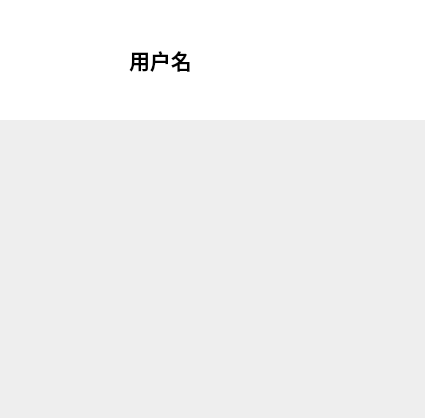
<?xml version="1.0" encoding="UTF-8"?>
<ui version="4.0">
 <class>MePage</class>
 <widget class="QWidget" name="MePage">
  <property name="geometry">
   <rect>
    <x>0</x>
    <y>0</y>
    <width>425</width>
    <height>418</height>
   </rect>
  </property>
  <property name="windowTitle">
   <string>个人主页</string>
  </property>
  <property name="styleSheet">
   <string notr="true">background-color:#eee;</string>
  </property>
  <layout class="QVBoxLayout" name="verticalLayout_2">
   <property name="leftMargin">
    <number>0</number>
   </property>
   <property name="topMargin">
    <number>0</number>
   </property>
   <property name="rightMargin">
    <number>0</number>
   </property>
   <item>
    <widget class="QWidget" name="widget" native="true">
     <property name="sizePolicy">
      <sizepolicy hsizetype="Preferred" vsizetype="Fixed">
       <horstretch>0</horstretch>
       <verstretch>1</verstretch>
      </sizepolicy>
     </property>
     <property name="minimumSize">
      <size>
       <width>0</width>
       <height>120</height>
      </size>
     </property>
     <property name="styleSheet">
      <string notr="true">background-color:white;</string>
     </property>
     <layout class="QHBoxLayout" name="horizontalLayout">
      <item>
       <widget class="QWidget" name="widget_pic" native="true">
        <property name="sizePolicy">
         <sizepolicy hsizetype="Fixed" vsizetype="Preferred">
          <horstretch>0</horstretch>
          <verstretch>0</verstretch>
         </sizepolicy>
        </property>
        <property name="minimumSize">
         <size>
          <width>90</width>
          <height>0</height>
         </size>
        </property>
        <property name="styleSheet">
         <string notr="true">border-image: url(:/images/users/123.jpg);</string>
        </property>
       </widget>
      </item>
      <item>
       <widget class="QWidget" name="widget_3" native="true">
        <property name="sizePolicy">
         <sizepolicy hsizetype="Expanding" vsizetype="Preferred">
          <horstretch>0</horstretch>
          <verstretch>0</verstretch>
         </sizepolicy>
        </property>
        <layout class="QVBoxLayout" name="verticalLayout_3">
         <property name="leftMargin">
          <number>24</number>
         </property>
         <item>
          <widget class="QLabel" name="lab_name">
           <property name="font">
            <font>
             <pointsize>16</pointsize>
             <weight>75</weight>
             <bold>true</bold>
            </font>
           </property>
           <property name="text">
            <string>用户名</string>
           </property>
          </widget>
         </item>
        </layout>
       </widget>
      </item>
     </layout>
    </widget>
   </item>
   <item>
    <widget class="QListWidget" name="listWidget">
     <property name="sizePolicy">
      <sizepolicy hsizetype="Expanding" vsizetype="Expanding">
       <horstretch>0</horstretch>
       <verstretch>2</verstretch>
      </sizepolicy>
     </property>
     <property name="styleSheet">
      <string notr="true">border:0;
</string>
     </property>
    </widget>
   </item>
  </layout>
 </widget>
 <resources/>
 <connections/>
</ui>
